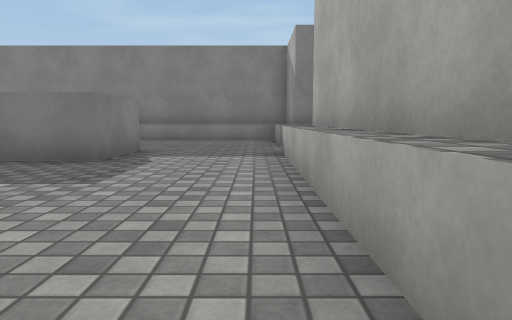
View 1 (above)

24 first-person views from a walk through a 3-D level made in the Unity game engine. The camera is 0.58 m above the floor, tilts 6° down and sees 70° across. The floor is counted in squares, 1 m on a side. Each view is taken from the middle of a square. On the plan, view 1 faces up. The plan holds only what a view shows up to about 10 squares ahead; the rest is blank. The place goes on beyond the plan. The player character is not drawn. Surface patterns are stand-ins for the level's own textures.

View 2
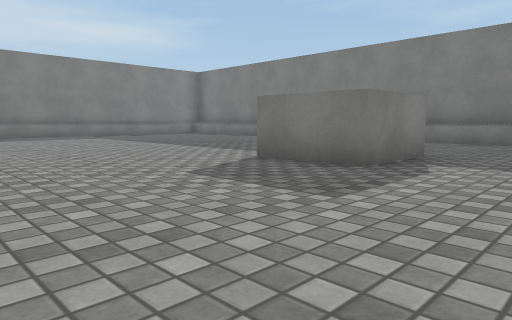

View 3
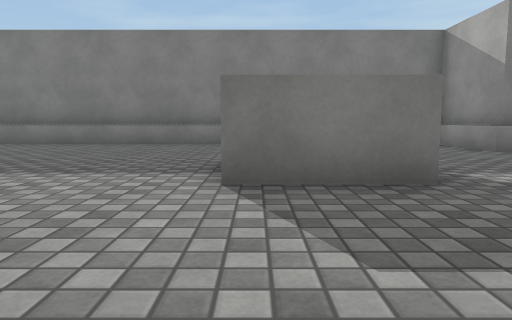

View 4
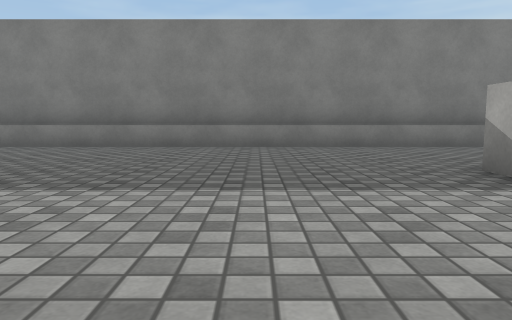

View 5
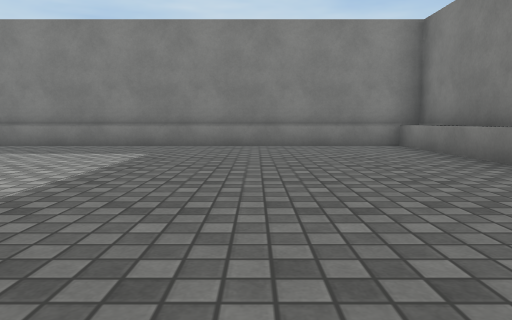

View 6
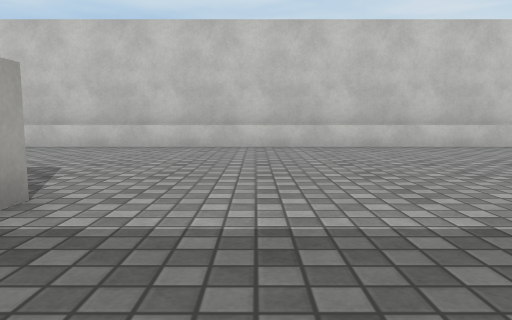

View 7
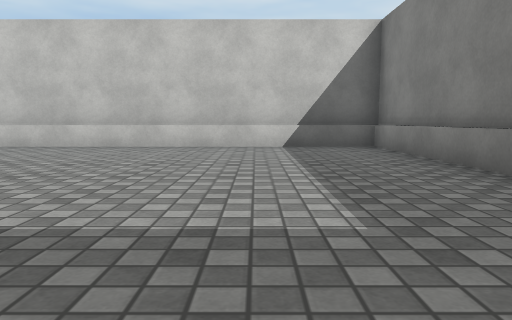

View 8
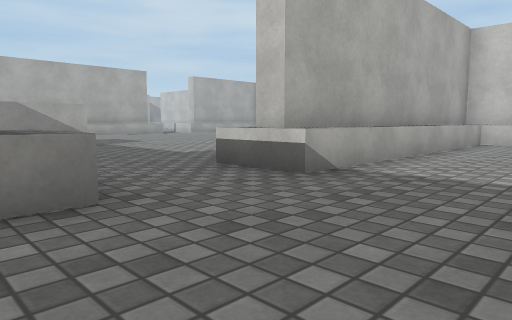

View 9
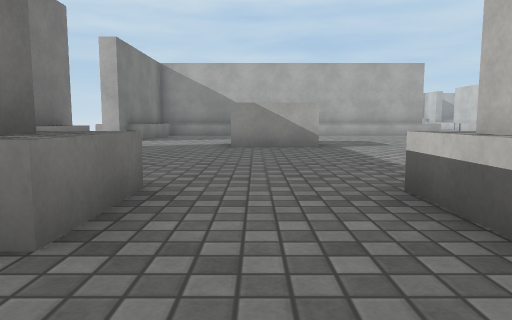

View 10
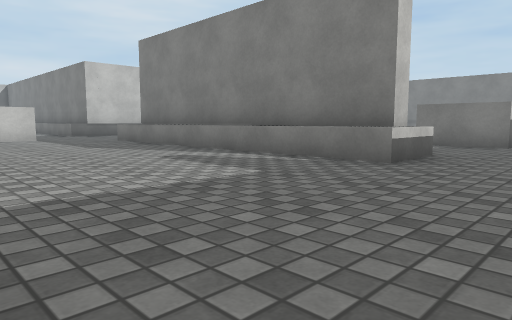

View 11
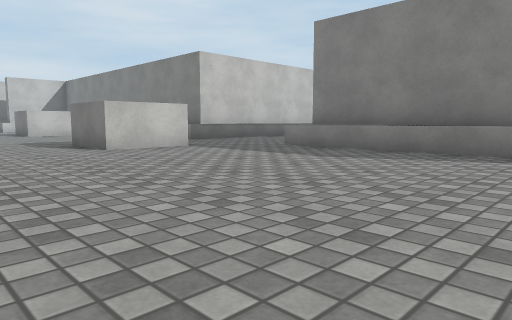

View 12
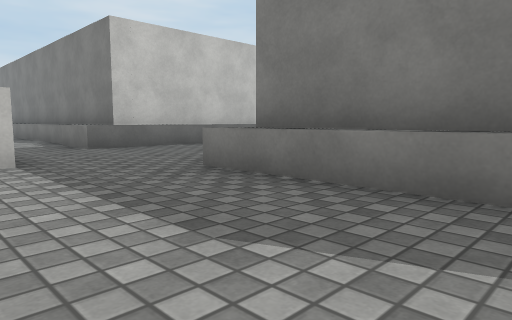

View 13
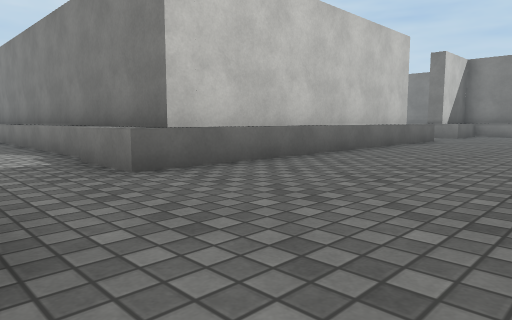

View 14
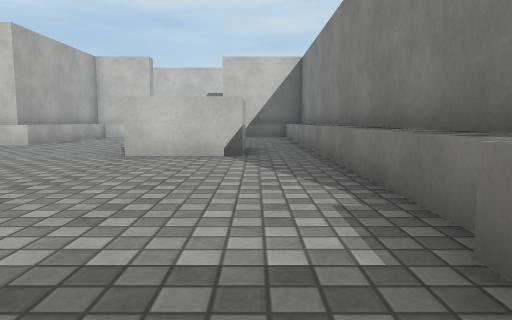

View 15
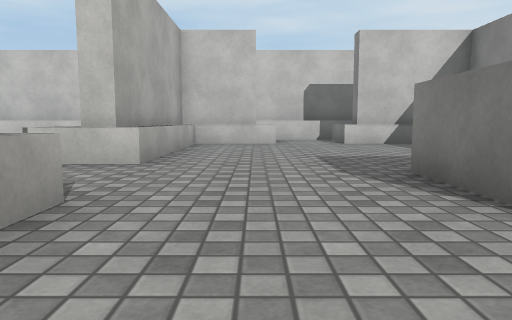

View 16
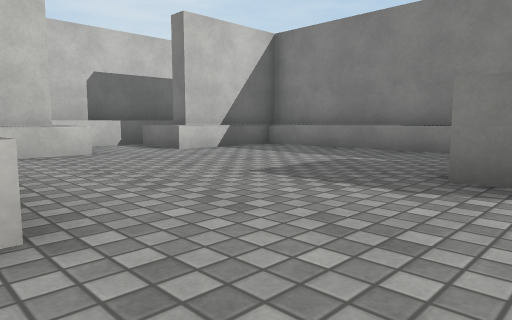

View 17
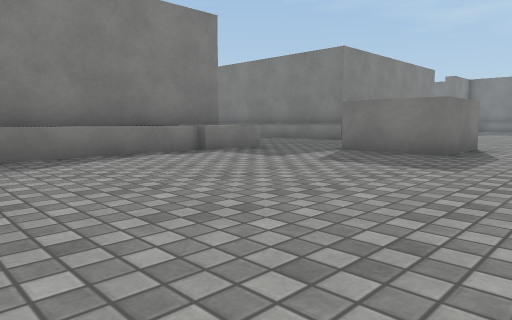

View 18
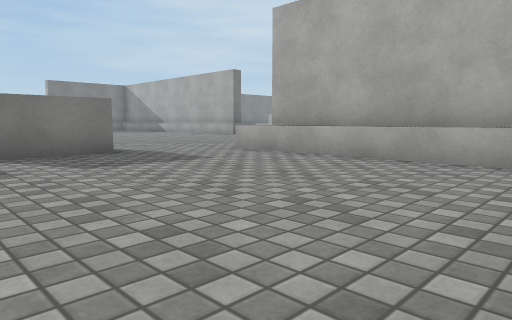

View 19
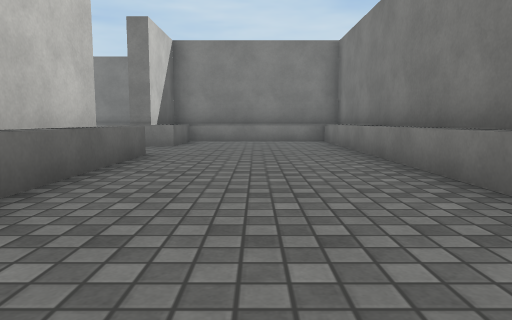

View 20
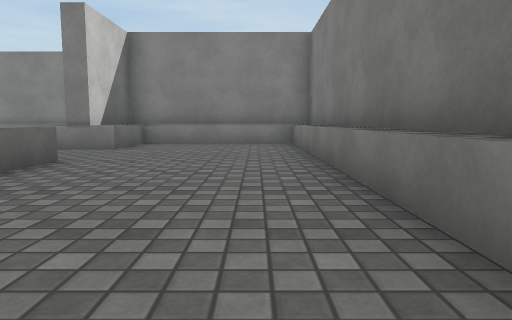

View 21
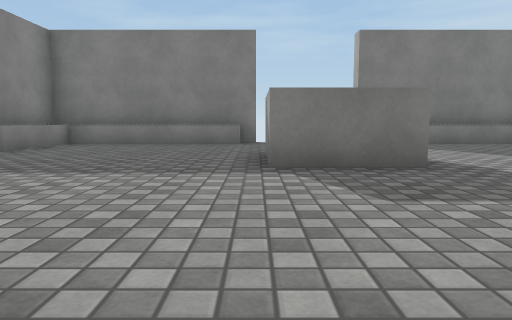

View 22
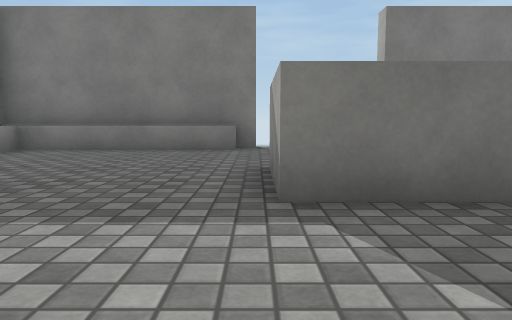

View 23
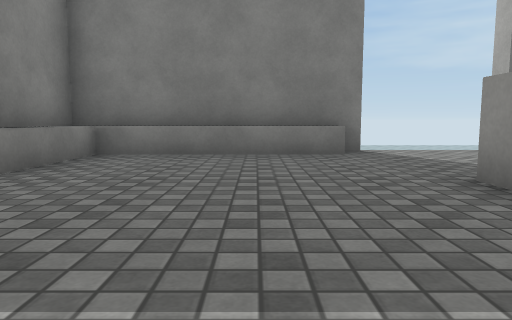

View 24
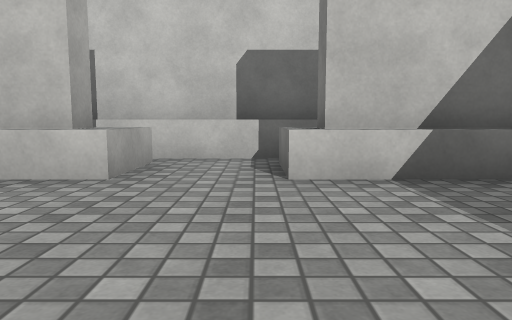

### Floor plan
Key: @ floor where view 1 was taken; # wall or solid block; . floor; ^ raised ledge; B block.
Columns run from 15 left of view 1 to 9 right of it. Each row starts with its distance up from view 1.
 12 ^############## ^^####...
 11 #.............  #^.......
 10 #...............#^.......
  9 #...............^^.......
  8 #.....................B
  7 #..........BB.........BBB
  6 #..........BB...#^.......
  5 #...............#^.......
  4 #...............#^.......
  3 #...............#^.......
  2 #...............#^.......
  1 #...............#^.......
  0 #..............@#^......
 -1 ^###############^^......
 -2    ^^^^^^^^^^   ^^......
 -3    #....................
 -4    #...............B B...
 -5    #...............BBB...
 -6    ^^^..^^^^^^^^^^......^
 -7    ##^. ^#######^^......#
 -8                 #^......#
 -9                 #^......#
-10                 #^......#
-11                 #^......#
-12                 #^.B....#
-13                 #^. B....
-14                 #^.BB....
-15                 #^......^
-16                 #^......#
-17                 #^......#
-18                 #^......#
-19                 #^......#
-20                 ^^##..##^
-21                    ^..^
-22                    ^^^^^
-23                    ^^^^^

Positions as (right, up) in squares from view 1, and headings:
1: (0, 0), facing up
2: (0, 1), facing up-left
3: (-4, 2), facing up
4: (-7, 3), facing up
5: (-6, 8), facing left
6: (-6, 8), facing down
7: (-12, 8), facing down
8: (-2, 10), facing down-right
9: (-1, 8), facing right
10: (7, 9), facing down-left
11: (9, 4), facing down-left
12: (5, 2), facing down-left
13: (4, -2), facing down-left
14: (3, -6), facing down
15: (7, -10), facing down
16: (9, -13), facing down-left
17: (8, -12), facing up-left
18: (3, -12), facing up-right
19: (-1, -4), facing left
20: (-2, -3), facing left
21: (7, 2), facing up
22: (7, 4), facing up
23: (5, 5), facing up
24: (5, -16), facing down
